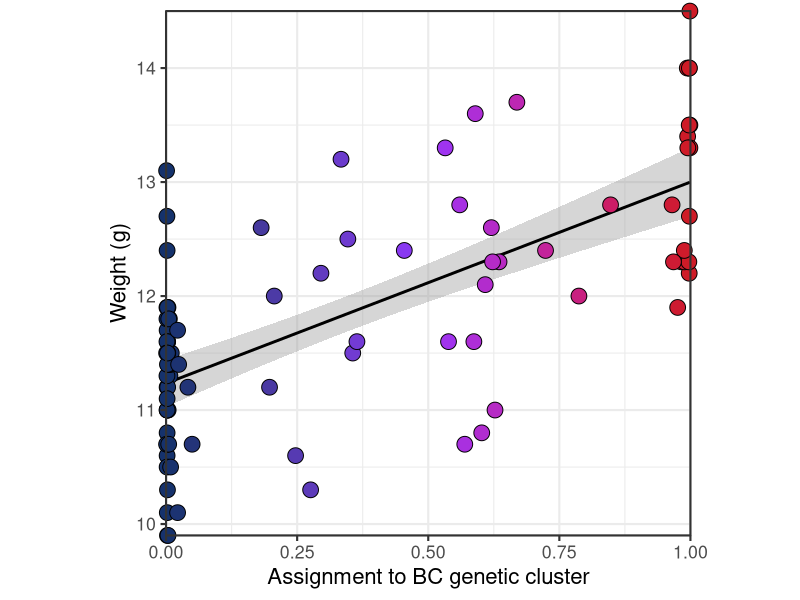
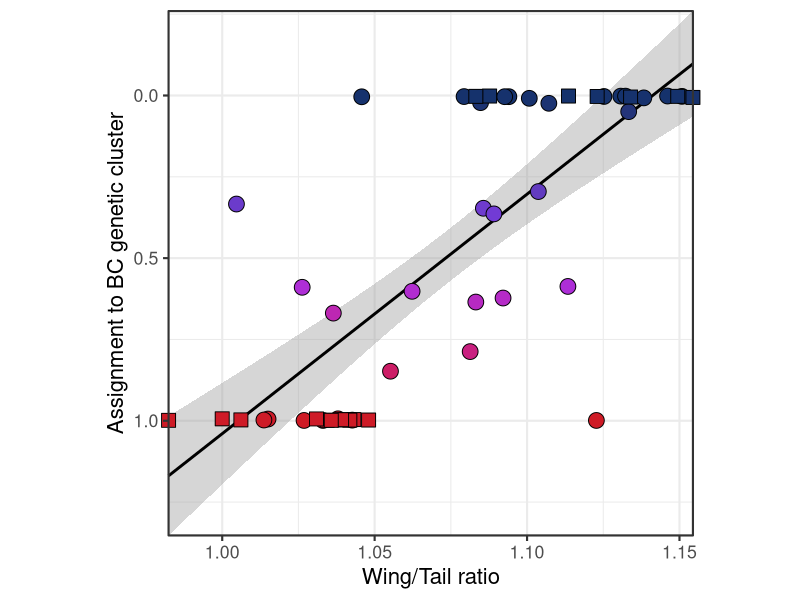

Reproduce these figures in R, in order.
# 1. Loading required library
library(tidyverse)

# 2. Setwd
setwd("chickadee/output/")

# 3. Reading in data (tab delimited), dropping last blank row
temp <- read_tsv("../data/S2.txt")
temp <- temp[1:165,]

ggplot(temp,aes(y=Weight,x=BC_genetic_cluster_assignment,fill=BC_genetic_cluster_assignment,shape=Sampling_period),color="black") + 
  geom_smooth(method = "lm",color="black") +
  geom_point(size=5) +  
  scale_x_continuous(limits=c(0,1),expand = c(0, 0),name = str_wrap("Assignment to BC genetic cluster",width=40)) + 
  scale_y_continuous(expand = c(0, 0),name=str_wrap("Weight (g)", width=40))  + 
  scale_fill_gradientn(colors=c("#15326C","#9437FF","#CE1B26")) + 
  scale_shape_manual(values = c(21,22,23,24)) +
  theme_bw(base_size = 16) +
  theme(aspect.ratio = 1) +
  theme(legend.position = "none") +
  coord_cartesian(clip = 'off') 

temptemp <- temp %>% 
  filter(!is.na(Weight)) %>% filter(!is.na(BC_genetic_cluster_assignment)) %>% 
  select(Weight,BC_genetic_cluster_assignment) 

    cor(temptemp[,1],temptemp[,2])^2

tempwingtail <- temp %>% 
  mutate(Tail=as.numeric(Tail)) %>% 
  filter(!is.na(Wing)) %>% 
  filter(!is.na(Tail)) %>%  
  filter(!is.na(BC_genetic_cluster_assignment)) %>% 
  mutate(Wing_Tail_Ratio=(Wing/Tail))
    
ggplot(tempwingtail,aes(x=Wing_Tail_Ratio,y=BC_genetic_cluster_assignment,fill=BC_genetic_cluster_assignment),color="black") + 
      geom_smooth(method = "lm",color="black") +
      geom_point(tempwingtail,size=5,mapping=aes(shape=Sampling_period)) +  
      scale_x_continuous(expand = c(0, 0),name = str_wrap("Wing/Tail ratio",width=40)) + 
      scale_y_reverse(expand = c(0, 0),name=str_wrap("Assignment to BC genetic cluster", width=40))  + 
      scale_fill_gradientn(colors=c("#15326C","#9437FF","#CE1B26")) + 
      scale_shape_manual(values = c(21,22,23,24)) +
      theme_bw(base_size = 16) +
      theme(aspect.ratio = 1) +
      theme(legend.position = "none") +
      coord_cartesian(clip = 'off') 
    